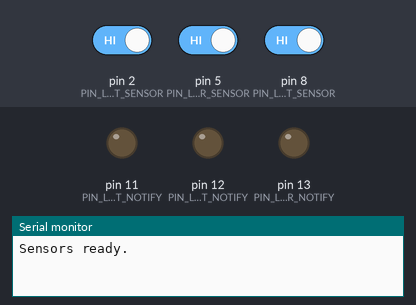
A sketch run on a simulated Arduino Uno, built with avr-gcc and run on an emulated ATmega328P. On the bench: output pins drawn as LEDs (lit = HIGH), the last lines printed to the serial monitor. The test bench sets the inputs (shaded band); at power-on: pin 2 (PIN_LICK_LEFT_SENSOR) HIGH, pin 5 (PIN_LICK_CENTER_SENSOR) HIGH, pin 8 (PIN_LICK_RIGHT_SENSOR) HIGH.

Above: at 1.4 s.
1.5 s: pin 2 (PIN_LICK_LEFT_SENSOR) driven LOW
At 2.7 s:
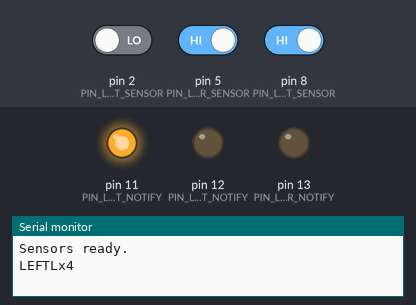
3.0 s: pin 5 (PIN_LICK_CENTER_SENSOR) driven LOW
At 3.9 s:
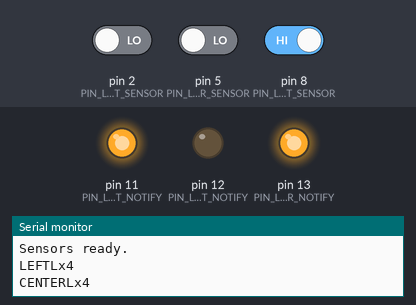
4.5 s: pin 8 (PIN_LICK_RIGHT_SENSOR) driven LOW
At 5.2 s:
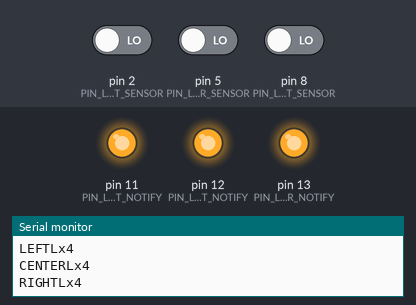
6.0 s: pin 2 (PIN_LICK_LEFT_SENSOR) driven HIGH
At 6.6 s:
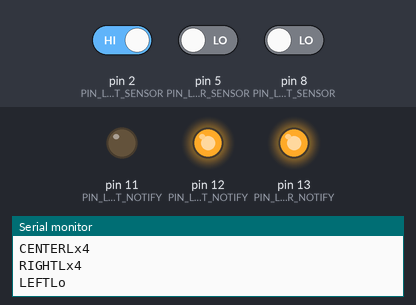
7.5 s: pin 5 (PIN_LICK_CENTER_SENSOR) driven HIGH
At 8.6 s:
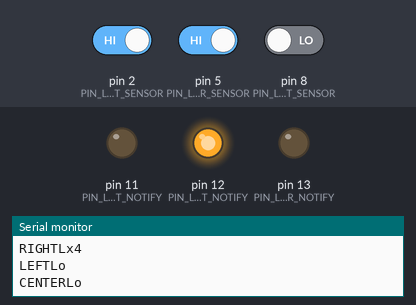
9.0 s: pin 2 (PIN_LICK_LEFT_SENSOR) driven LOW
At 10.0 s:
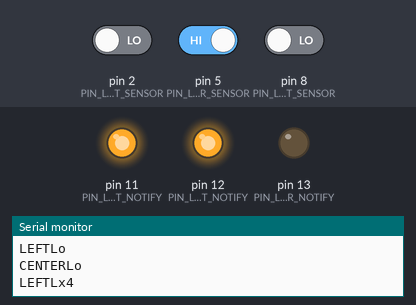
Timing chart, 0 to 11.5 s (numbered marks = the images above; inputs shaded):
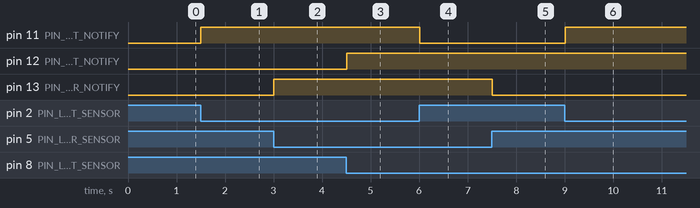

The sketch:

ReadSensors_2syringes_3Sensors.ino
```cpp
#include <CapacitiveSensor.h>

/*
  Sensor Arduino

	Listens for inputs from lick sensor and tap sensor.
	Forwards those to PC.

*/

#include <CapacitiveSensor.h>

#define PIN_LICK_LEFT_SENSOR 2
#define PIN_CAPACITIVE_GROUND_LICK_LEFT 3

#define PIN_LICK_CENTER_SENSOR 5
#define PIN_CAPACITIVE_GROUND_LICK_CENTER 6

#define PIN_LICK_RIGHT_SENSOR 8
#define PIN_CAPACITIVE_GROUND_LICK_RIGHT 9

#define PIN_LICK_LEFT_NOTIFY 11
#define PIN_LICK_RIGHT_NOTIFY 12
#define PIN_LICK_CENTER_NOTIFY 13


#define LICK_RIGHT_ON HIGH
#define LICK_RIGHT_OFF LOW

#define LICK_LEFT_OFF HIGH
#define LICK_LEFT_ON LOW


#define LICK_CENTER_ON HIGH
#define LICK_CENTER_OFF LOW


bool lickrightState = LICK_RIGHT_OFF;
bool lickleftState = LICK_LEFT_OFF;
bool lickcenterState = LICK_CENTER_OFF;

// lower thresholds to make tap / lick more sensitive.
//Somewhere between 100 and 1000 is typical.
int lickThreshold = 500;

//Speed-accuracy tradeoff. 50 is a good compromise point.
int numLickSamples = 50;


CapacitiveSensor csLickLeft = CapacitiveSensor(PIN_CAPACITIVE_GROUND_LICK_LEFT,PIN_LICK_LEFT_SENSOR);
CapacitiveSensor csLickRight = CapacitiveSensor(PIN_CAPACITIVE_GROUND_LICK_RIGHT,PIN_LICK_RIGHT_SENSOR);
CapacitiveSensor csLickCenter = CapacitiveSensor(PIN_CAPACITIVE_GROUND_LICK_CENTER,PIN_LICK_CENTER_SENSOR);

int lickLevels[] = {0, lickThreshold, lickThreshold*2, lickThreshold*4, lickThreshold*8};

void setup() {
  delay(200); //let arduino wake up properly
  Serial.begin(57600);
  Serial.println("Sensors ready.");

  //disable capacitive autocalibration (apparently does nothing)
  csLickLeft.set_CS_AutocaL_Millis(0xFF);
  csLickRight.set_CS_AutocaL_Millis(0xFF);
  csLickCenter.set_CS_AutocaL_Millis(0xFF);

	//pin setup
	pinMode(PIN_LICK_RIGHT_SENSOR, INPUT);
  pinMode(PIN_LICK_LEFT_SENSOR, INPUT);
  pinMode(PIN_LICK_CENTER_SENSOR, INPUT);

  pinMode(PIN_LICK_LEFT_NOTIFY, OUTPUT);
  pinMode(PIN_LICK_RIGHT_NOTIFY, OUTPUT);
  pinMode(PIN_LICK_CENTER_NOTIFY, OUTPUT);

  digitalWrite(PIN_LICK_LEFT_NOTIFY, LOW);
  digitalWrite(PIN_LICK_RIGHT_NOTIFY, LOW);
  digitalWrite(PIN_LICK_CENTER_NOTIFY, LOW);

}


void checkLickLeft(){
	long lickleftReading =  csLickLeft.capacitiveSensor(numLickSamples);
  int lickleftLevel = 0;
  for(int i = 4; i > 0; i--){
    if(lickleftReading > lickLevels[i]){
      lickleftLevel = i;
      break;
    }
  }
	if(lickleftState == LICK_LEFT_OFF && lickleftLevel > 0){
    lickleftState = LICK_LEFT_ON;
    digitalWrite(PIN_LICK_LEFT_NOTIFY, HIGH);
    Serial.print("LEFTLx");
    Serial.println(lickleftLevel);
	}
  else if(lickleftState == LICK_LEFT_ON && lickleftLevel == 0){
    lickleftState = LICK_LEFT_OFF;
    digitalWrite(PIN_LICK_LEFT_NOTIFY, LOW);
    Serial.println("LEFTLo");
  }
}


void checkLickRight(){
  long lickrightReading =  csLickRight.capacitiveSensor(numLickSamples);
  int lickrightLevel = 0;
  for(int i = 4; i > 0; i--){
    if(lickrightReading > lickLevels[i]){
      lickrightLevel = i;
      break;
    }
  }
  if(lickrightState == LICK_RIGHT_OFF && lickrightLevel > 0){
    lickrightState = LICK_RIGHT_ON;
    digitalWrite(PIN_LICK_RIGHT_NOTIFY, HIGH);
    Serial.print("RIGHTLx");
    Serial.println(lickrightLevel);
  }
  else if(lickrightState == LICK_RIGHT_ON && lickrightLevel == 0){
    lickrightState = LICK_RIGHT_OFF;
    digitalWrite(PIN_LICK_RIGHT_NOTIFY, LOW);
    Serial.println("RIGHTLo");
  }
}


void checkLickCenter(){
  long lickcenterReading =  csLickCenter.capacitiveSensor(numLickSamples);
  int lickcenterLevel = 0;
  for(int i = 4; i > 0; i--){
    if(lickcenterReading > lickLevels[i]){
      lickcenterLevel = i;
      break;
    }
  }
  if(lickcenterState == LICK_CENTER_OFF && lickcenterLevel > 0){
    lickcenterState = LICK_CENTER_ON;
    digitalWrite(PIN_LICK_CENTER_NOTIFY, HIGH);
    Serial.print("CENTERLx");
    Serial.println(lickcenterLevel);
  }
  else if(lickcenterState == LICK_CENTER_ON && lickcenterLevel == 0){
    lickcenterState = LICK_CENTER_OFF;
    digitalWrite(PIN_LICK_CENTER_NOTIFY, LOW);
    Serial.println("CENTERLo");
  }
}


void checkSerial(){
  if(Serial.available()){
    byte s = Serial.read();
    if((s == 'm') || (s == 'M')){
      //Signal to check device connection.
      //If computer sends Marco, device answers Polo.
          Serial.println('P');
    }
  }
}

// the loop routine runs over and over again forever:
void loop() {
	//Check sensors
	checkLickLeft();
	checkLickRight();
  checkLickCenter();
  //checkSerial();
}
```

Measured:
- after the input at 1.5 s, pin 11 (PIN_LICK_LEFT_NOTIFY): LOW → HIGH at once
- after the input at 3.0 s, pin 13 (PIN_LICK_CENTER_NOTIFY): LOW → HIGH at once
- after the input at 4.5 s, pin 12 (PIN_LICK_RIGHT_NOTIFY): LOW → HIGH at once
- after the input at 6.0 s, pin 11 (PIN_LICK_LEFT_NOTIFY): HIGH → LOW at once
- after the input at 7.5 s, pin 13 (PIN_LICK_CENTER_NOTIFY): HIGH → LOW at once
- after the input at 9.0 s, pin 11 (PIN_LICK_LEFT_NOTIFY): LOW → HIGH at once
